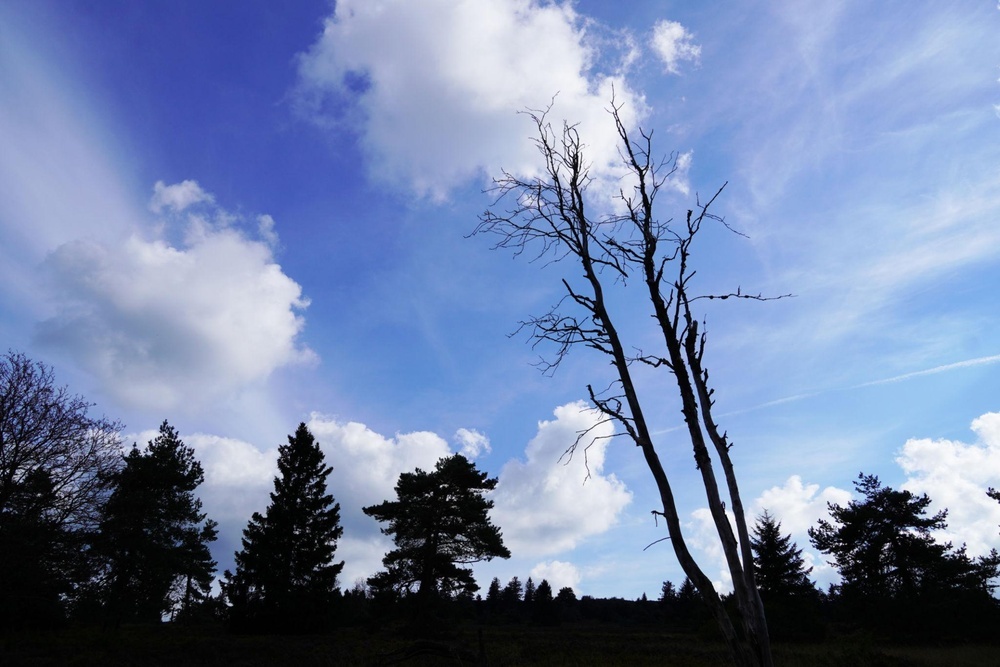
#> input picture images/original3.jpg, 1000 x 667 px, shrunk from 2048 x 1365 before the run
$ python lesson6.py
#> lines starting #> are read from the running program, lines starting #| are printed output that depends on the picture
import cv2
import matplotlib.pyplot as plt

# Resmi gri olarak oku
image = cv2.imread("../images/original3.jpg", 0)
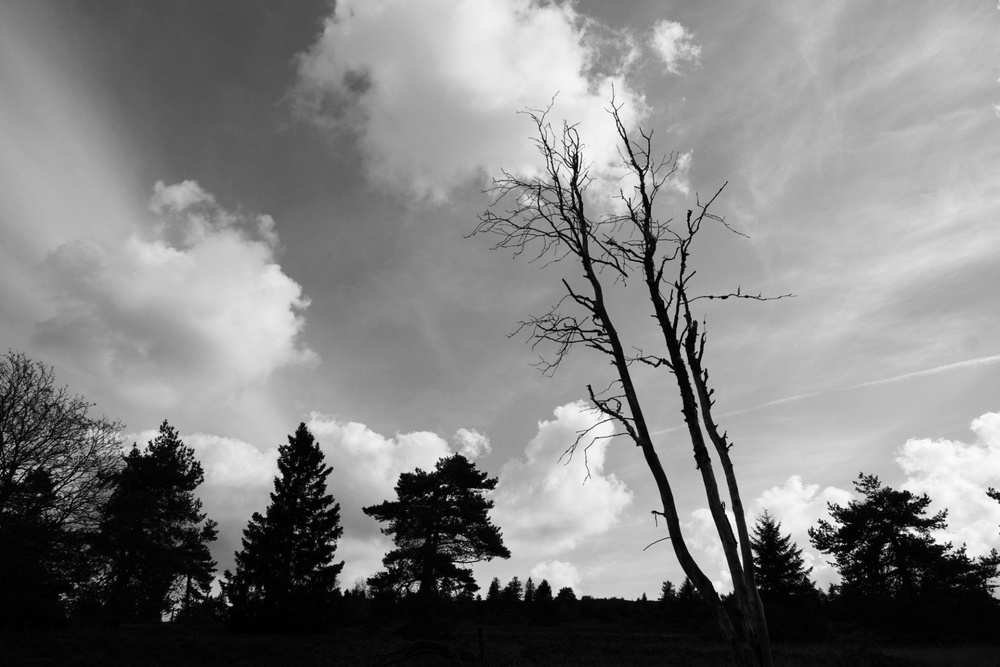
#> image: shape (667, 1000); min 0, max 255, mean 129.4

# Histogramı çiz
plt.hist(image.ravel(), bins=256, range=[0,256])

# Başlık
plt.title("Image Histogram")

# X ekseni
plt.xlabel("Pixel Intensity")

# Y ekseni
plt.ylabel("Number of Pixels")

# Grafiği göster
plt.show()
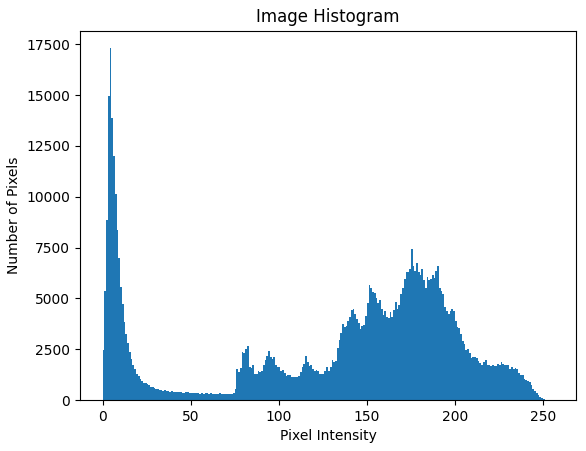
#> figure drawn by matplotlib, 1 panel; tallest bar 17303 high, from x = 4 to 5

$ run again, with images/original2.jpg copied over images/original3.jpg
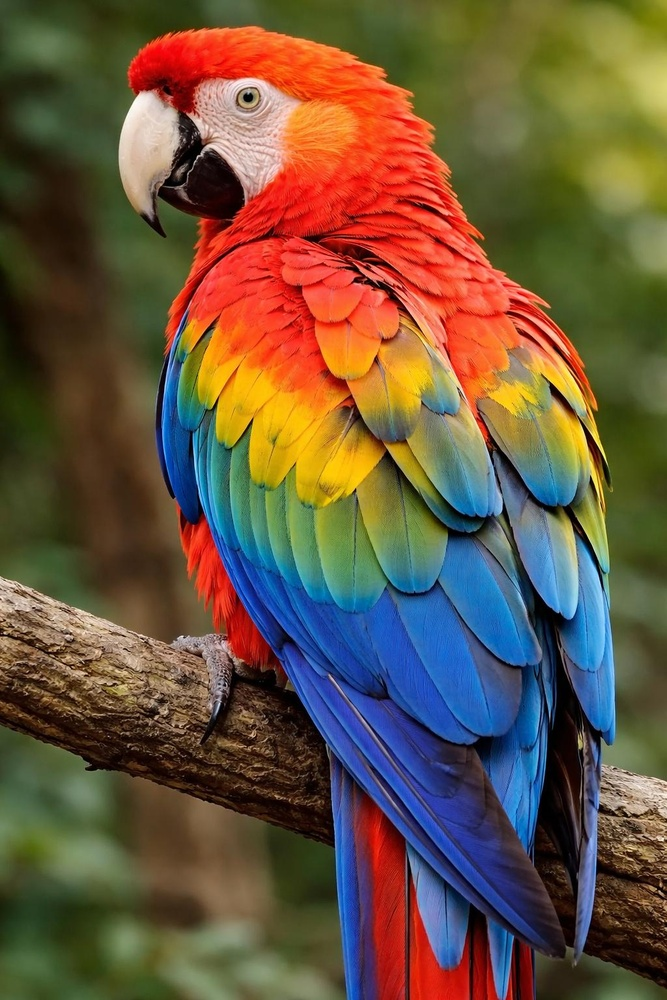
#> input picture images/original2.jpg, 667 x 1000 px, shrunk from 1024 x 1536 before the run
#> `image = cv2.imread("../images/original3.jpg", 0)`:
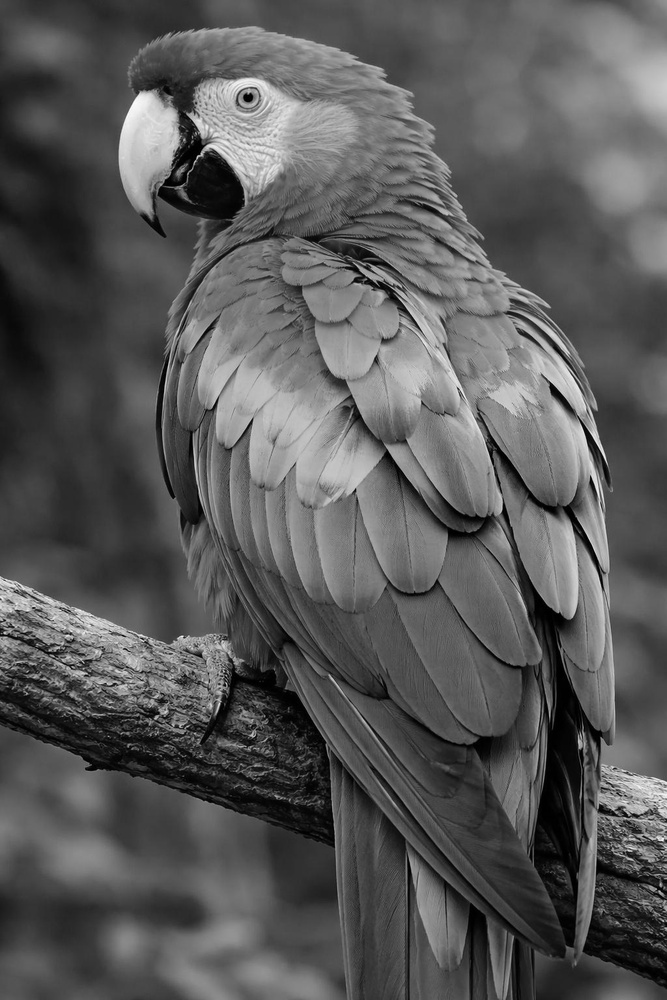
#> image: shape (1000, 667); min 0, max 254, mean 88.9
#> `plt.show()`:
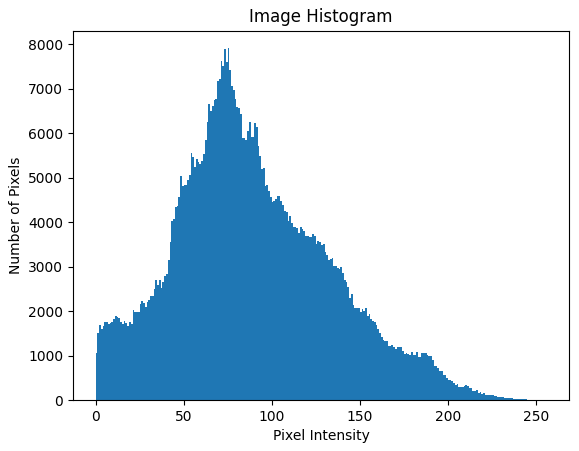
#> figure drawn by matplotlib, 1 panel; tallest bar 7914 high, from x = 75 to 76

$ run again, with images/original.jpg copied over images/original3.jpg
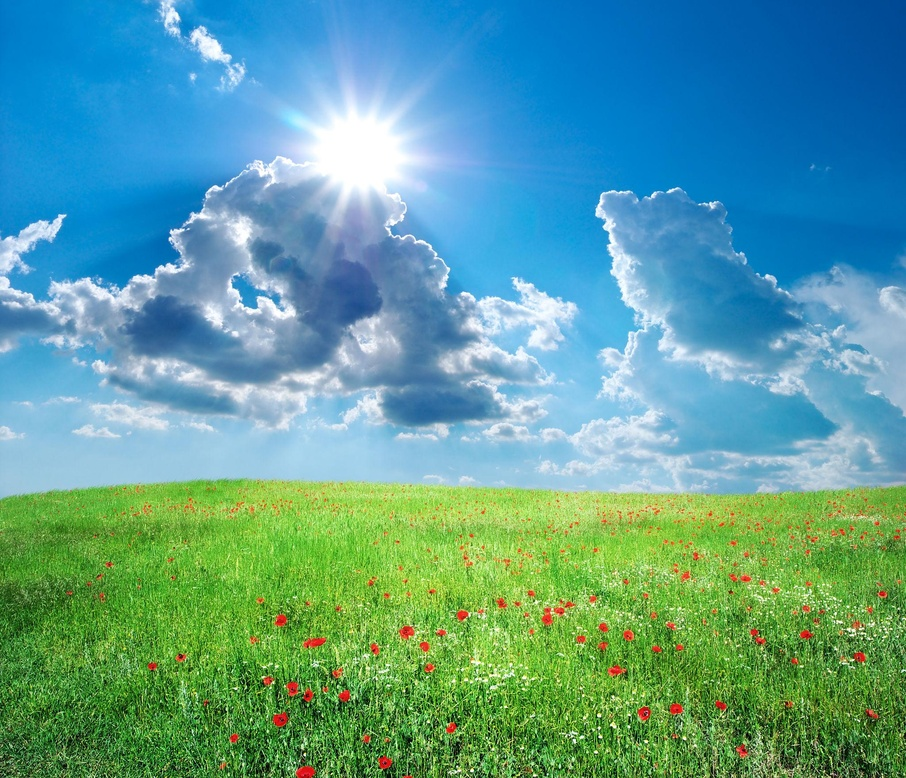
#> input picture images/original.jpg, 906 x 778 px, shrunk from 2048 x 1759 before the run
#> `image = cv2.imread("../images/original3.jpg", 0)`:
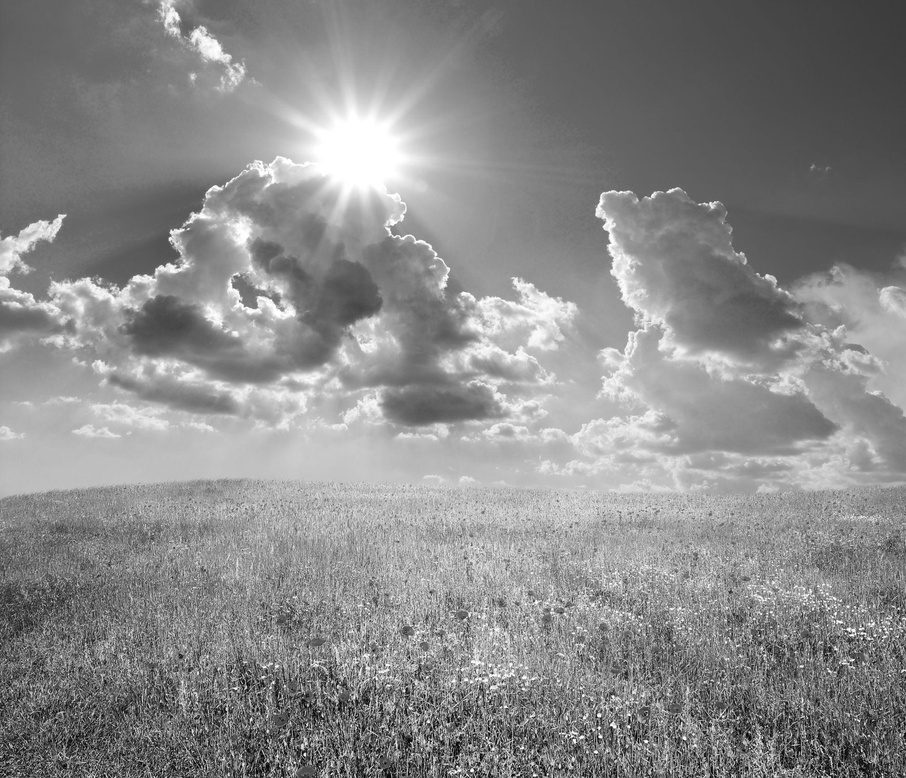
#> image: shape (778, 906); min 0, max 255, mean 137.8
#> `plt.show()`:
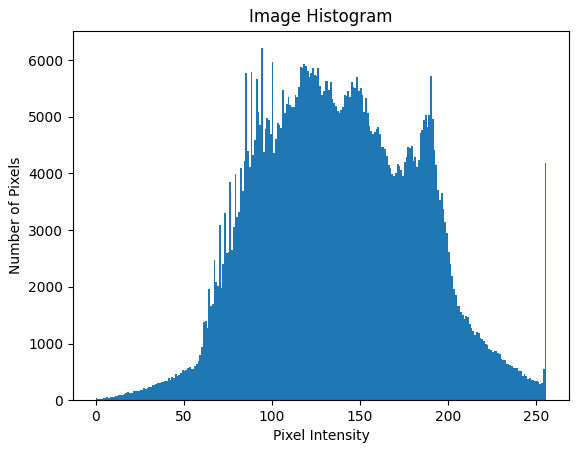
#> figure drawn by matplotlib, 1 panel; tallest bar 6209 high, from x = 94 to 95
